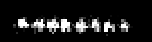
#> input picture test_image_grayscale.png, 152 x 42 px
$ jupyter execute 'Ion Image Processing.ipynb'   (shell and % lines are left out)
#> lines starting #> are read from the running program, lines starting #| are printed output that depends on the picture; after the words box and inside, x2 and y2 are one past the last pixel; in counts of white or black regions, pixels touching at a corner belong together
[cell 1]
import numpy as np
import cv2
import matplotlib.pyplot as plt
import matplotlib.gridspec as gridspec
import random

### Helper Functions

[cell 2]
### Windowing Algorithm
### make sure to be aware of the interchanging of y and x
def window_algorithm(img_sample,window_resolution = 1, threshold=0.5):
    """
    Scans the input picture and detects brightest regions which could be ions
    It performs the scanning through a rectangular filter whose stride can be modified using window_resolution input
    Returns ROI regions enclosed in rectangles

    Inputs:
    1. img_sample: openCV frame object (cv2.imread(src,0))
    2. window_resolution : stride of the moving rectangular filter
    3. threshold : threshold for the ratio area occupied by the bright pixels inside rectangle/area of the rectangle


    Outputs:
    img_copy: Copy of the image with marked rectangular ROI
    box_out : array of coordinates of rectangles corresponding to ROI (x,y)

    """
    _,img_thresh = cv2.threshold(img_sample,0,255,cv2.THRESH_BINARY+cv2.THRESH_OTSU)
    #img_sample = img_thresh
    img_copy = img_sample.copy()
    img_sample = img_thresh
    img_shape = img_sample.shape
    window_resolution = window_resolution# higher the resolution more sampling
    window_size = np.array([15,15]) #np.array([img_shape[0]/10,img_shape[1]/10]).astype(int) # size of the square/rect window
    start_coord, end_coord = np.array([0,0]), np.array([img_sample.shape[0],img_sample.shape[1]])
    active_coord = np.array([0,0]) #beginning of the operation
    i=0 # debug parameter
    area_window= window_size[0]*window_size[1] #area of the window box

    box_out = [] #list containing boxes
    while(active_coord[0]<end_coord[0]-window_size[0]):
        while (active_coord[1]<end_coord[1]-window_size[1]):
            middle_coord = [int(active_coord[0] + window_size[0]/2), int(active_coord[1]+window_size[1]/2)] #centroid of rect
            temp= (img_sample[middle_coord[0],middle_coord[1]] == 255).astype(int)
            if temp==1:
                #print('ggg')
                # region occupied by the spot
                white_region = np.argwhere(img_sample[active_coord[0]:active_coord[0] + window_size[0],\
                                                     active_coord[1]:active_coord[1] + window_size[1]] >200)
                # compare the spot size to the area
                if white_region.size/area_window > threshold:
                    #print('white_region_size',white_region.size)
                    #print(active_coord)
                    # mark the spot window
                    cv2.rectangle(img_copy, (active_coord[1],active_coord[0]),(active_coord[1]+window_size[1],active_coord[0] \
                                                                                 +window_size[0]),(255,0,0))
                    # append it to box_out
                    box_out.append([(active_coord[0],active_coord[1]),(active_coord[0]+window_size[0],active_coord[1] \
                                                                                 +window_size[1])])
            # update window horizontally
            active_coord[1] = active_coord[1] + int(window_size[1]/window_resolution)
            #print(i)
            i+=1

        # update window vertically
        active_coord[1] = start_coord[1]
        active_coord[0] = active_coord[0] + int(window_size[1]/window_resolution)


    return img_copy, box_out


### Looping Window Algorithm
## Adaptive window resolution
## Doesn't work well, can improve
def window_algorithm_two_boxes(img_sample, threshold=0.5):
    window_resolution_arr = np.arange(1,10,0.5)
    for window_resolution in window_resolution_arr:
        img_out,box_out = window_algorithm(img_sample,window_resolution = window_resolution, threshold=threshold)
        if len(box_out) >= 2:
            break
    return img_out,box_out,window_resolution


# Arrange the boxes
def box_arrange(box_out):
    """
    Inputs:
    Box_out : box_out output from window_algorithm function

    Outputs:

    xmax_arr, ymax_arr: array outputs corresponding to x,y coordinates of the rectangular borders
    xmax_avg, ymax_avg : average length and breadth of the rectangular borders
    """
    xmax_arr = []
    ymax_arr = []
    len_arr, breadth_arr = [],[]
    for (i,j),(k,l) in box_out:
        ymax_arr.append(int((i+k)/2))
        xmax_arr.append(int((j+l)/2))
        len_arr.append(np.abs(int(k-i)))
        breadth_arr.append(np.abs(int(l-j)))

    xmax_avg = np.mean(breadth_arr)
    ymax_avg = np.mean(len_arr)

    return xmax_arr,ymax_arr, xmax_avg, ymax_avg

# function to find masks in a certain ROI
def return_mask(img_crop,threshold=220, noOfPixels=15):
    #img must be ROI
    # noOfPixels denotes max no of pixels in the mask
    #mask_black = np.argwhere((img_crop<threshold))
    mask = np.zeros(img_crop.shape[:2], np.uint8)
    #mask[50:100, 0:170] = 255 #choose ROI y,x

    mask_white = np.argwhere((img_crop>threshold))[:noOfPixels]
    for i,j in mask_white:
        mask[i,j] = 255
        #plt.imshow(img_crop,cmap='gray')
        #plt.imshow(img_crop,cmap='gray')
    masked_img = cv2.bitwise_and(img_crop,img_crop,mask = mask)
    return mask_white, masked_img

# use xmax to set ROI
# yrange is fixed
def return_all_masks(img,xmax_arr,ymax_arr,threshold=220):
    """
    Takes in x,y coordinate arrays of the marked ions and returns masks

    @Inputs: xmax_arr, ymax_arr

    @Returns:

    ions_masks : numpy array of masks with each index corresponding to the ion number
    ions_masks_img: opencv frame object of each mask (only for debug/visualization purposes)


    """

    ylen = 15# y dimension of the mask
    yrange =np.array([np.mean(ymax_arr)-ylen/2,np.mean(ymax_arr)+ylen/2]).astype(int)#[15,40] # CHANGE LATER TO ADAPT TO the box_out window size
    xlen_half = int(np.mean(xmax_arr)/4) # average breadth of the boxes divided by 4
    ions_masks = [] #initialize masks
    ions_masks_img = []
    for x in xmax_arr:
        mask_temp,mask_img = return_mask(img[yrange[0]:yrange[1],x-xlen_half:x+xlen_half],threshold=threshold) #return masks for range [x-5,x+5]
        for i in range(0,mask_temp.shape[0]):
            mask_temp[i][1] += x #rescale x
            mask_temp[i][0] += yrange[0] #rescale y
        if mask_temp.size != 0:
            ions_masks.append(mask_temp) #append masks to list
            ions_masks_img.append(mask_img) #append mask image to list
    return ions_masks,ions_masks_img

### Main Function

#### Returns the masks in raw form

[cell 3]
def calib_mask_generate(img,threshold=0.5,window_resolution=1):
    """
    Generates masks from an input image

    Inputs:
    1. img : OpenCV frame(?) object (cv2.imread(src,0))

    Outputs:
    1. ions_masks: numpy array of all masks detected
    2. ions_masks_img : array of opencv frame of individual masks
    3. img_copy : Copy of image with the marked boxes (debug only)


    """
    # window algorithm to mark the ions
    img_copy, box_out = window_algorithm(img,window_resolution = window_resolution, threshold=threshold)

    # get the x,y coordinates of the centroids of the marked ions (box_out)
    xmax_arr, ymax_arr,_,_ = box_arrange(box_out)

    # return masks from these x,y
    ions_masks, ions_masks_img = return_all_masks(img,xmax_arr,ymax_arr)

    return ions_masks,ions_masks_img,img_copy

#### Order Masks

[cell 4]
def rearrange_masks(masks):
    """
    Rearranging the masks obtain from calib_masks_generate() as (x,y,ion_number)

    Input:
    1. masks : return object from calib_masks_generate

    Outputs:
    calib_sorted_arr: Sorted numpy array of the calibration masks in (x,y,ion number) format


    """
    ### Rearranging masks for thresholding
    ions_masks = np.array(masks)
    no_of_ions = ions_masks.shape[0]
    ions_masked_reshaped=np.array(ions_masks).reshape(no_of_ions,-1,2)
    ions_masked_reshaped_shape = ions_masked_reshaped.shape

    ions_masks_numbered = []
    for i in range(0,ions_masked_reshaped_shape[0]):
        for j in range(0,ions_masked_reshaped_shape[1]):
            temp= np.append(ions_masked_reshaped[i,j],i+1)
            ions_masks_numbered.append(tuple(temp))

    ### Create a structure array with x,y, ion_no

    calib_arr_dtype = [('y',int),('x',int),('ion_no',int)]
    st_calib_arr = np.array(ions_masks_numbered,dtype =calib_arr_dtype)

    calib_arr_sorted = np.sort(st_calib_arr,order ='y')
    calib_arr_sorted[1][0]

    return calib_arr_sorted

### Testing the function

[cell 5]
#load Image
src = 'test_image_grayscale.png' #'ions_test_image.jpg'
img = cv2.imread(src,0)
#> img is the input picture: shape (42, 152); min 0, max 255, mean 26.9
plt.imshow(img,cmap='gray')

[cell 6]
#Run calib_mask_generate
src = 'test_image_grayscale.png'#'ions_test_image.jpg'
img1 = cv2.imread(src,0)
masks,_,img_out = calib_mask_generate(img1,threshold=0.3,window_resolution=0.8)
#> in window_algorithm, `_,img_thresh = cv2.threshold(img_sample,0,255,cv2.THRESH_BINARY+cv2.TH..`:
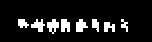
#> img_thresh: shape (42, 152); 10.7% white; 8 white regions, largest, box (x1, y1, x2, y2) and area: (47, 19, 59, 34) 108, (76, 19, 88, 32) 104, (31, 19, 45, 32) 102
#> after the loop in window_algorithm, `while(active_coord[0]<end_coord[0]-window_size[0]):`:
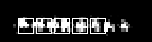
#> img_copy: shape (42, 152); 4.39% of pixels changed, all inside (x1, y1, x2, y2) = (18, 18, 106, 34)
#> after the loop in window_algorithm, `while(active_coord[0]<end_coord[0]-window_size[0]):`: active_coord = [36, 0]; box_out = [[(18, 18), (33, 33)], [(18, 36), (33, 51)], [(18, 54), (33, 69)], [(18, 72), (33, 87)], [(18, 90), (33, 105)]]; i = 16
#> the loop in box_arrange, `for (i,j),(k,l) in box_out:` made 5 passes
#> (j, l) on passes 1 to 5: (18, 33), (36, 51), (54, 69), (72, 87), (90, 105)
#> after the loop in box_arrange, `for (i,j),(k,l) in box_out:`: breadth_arr = [15, 15, 15, 15, 15]; xmax_arr = [25, 43, 61, 79, 97]; ymax_arr = [25, 25, 25, 25, 25]
#> in box_arrange, `xmax_avg = np.mean(breadth_arr)`: xmax_avg = 15
#> in calib_mask_generate, `xmax_arr, ymax_arr,_,_ = box_arrange(box_out)`: xmax_arr = [25, 43, 61, 79, 97]; ymax_arr = [25, 25, 25, 25, 25]
#> in return_all_masks, `yrange =np.array([np.mean(ymax_arr)-ylen/2,np.mean(ymax_arr)+ylen/2])...`: yrange = [17, 32]
#> in return_all_masks, `xlen_half = int(np.mean(xmax_arr)/4)`: xlen_half = 15
#> the loop in return_all_masks, `for x in xmax_arr:` made 5 passes
#> x on passes 1 to 5: 25, 43, 61, 79, 97
#> after the loop in return_all_masks, `for x in xmax_arr:`: ions_masks = 5 items
#> masks = 5 items
plt.imshow(img_out,cmap='gray')

#### Rearrange Masks

[cell 7]
rearrange_masks(masks)
#> after the loop in rearrange_masks, `for i in range(0,ions_masked_reshaped_shape[0]):`: ions_masks_numbered = 75 items, first 6: (19, 33, 1), (19, 34, 1), (19, 35, 1), (19, 36, 1), (19, 37, 1), (19, 38, 1)

### Save in Desired Format for Testbench

The following two functions save the calibration masks and the image pixel data in a certain format commanded by the verilog modules

The image pixels data is used as an input to the testbench verilog module. They are stored as 16 bit numbers in a line by line format. The coordinate of the pixel can be deciphered by looking at the '/' symbol. Each '/' symbol signifies a change in y (i.e, y-> y+1) and each new line corresponds to a change in x

The calibration  masks are stored at single array of 48 bit numbers (16 bit x, 16 bit y and 16 bit ion number)

[cell 8]
# save image in the desired format for testbench
def pix_save_testbench(src,filename='pix_data.txt'):
    '''
    src = input image path
    filename = output file path

    '''
    img = cv2.imread(src,0)
    with open(filename,'w') as fp:
        for i in range(0,img.shape[0]):
            fp.write('/\n')
            for j in range(0,img.shape[1]):
                fp.write(str(img[i,j])+'\n')
        fp.write('-\n')

[cell 9]
# write masks to file as 48 bit numbers
def save_calib_sorted_file(calib_arr_sorted,fname = 'calibration_sorted_coord.txt'):
    file_name = fname
    with open(file_name,"w") as fp:
        for i in range(0,len(calib_arr_sorted)):
            print(calib_arr_sorted[i])
            j,k,l = calib_arr_sorted[i]
            y_bin = f"{j+1:016b}" #sub 1 to y  to match the verilog convention
            x_bin = f"{k+1:016b}" # sub 1 to x
            ion_no = f"{l:016b}"
            fp.write(x_bin)
            fp.write(" ")
            fp.write(str(y_bin)+' ')
            fp.write(str(ion_no)+' ')

### Test

[cell 10]
src = 'test_image_grayscale.png'
image = cv2.imread(src,0)
## get the masks from the algorithm
masks1,mask_img,img_copy = calib_mask_generate(img=image,threshold=0.5,window_resolution=0.7)
#> call 2 of window_algorithm, with window_resolution = 0.7, threshold = 0.5
#> in window_algorithm (call 2), `window_size = np.array([15,15])`: window_size = [15, 15]
#> in window_algorithm (call 2), `active_coord = np.array([0,0])`: active_coord = [0, 0]
#> in window_algorithm (call 2), `area_window= window_size[0]*window_size[1]`: area_window = 225
#> the loop in window_algorithm (call 2), `while(active_coord[0]<end_coord[0]-window_size[0]):` made 2 passes
#> after the loop in window_algorithm (call 2), `while(active_coord[0]<end_coord[0]-window_size[0]):`:
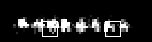
#> img_copy: shape (42, 152); 1.61% of pixels changed, all inside (x1, y1, x2, y2) = (42, 21, 121, 37)
#> after the loop in window_algorithm (call 2), `while(active_coord[0]<end_coord[0]-window_size[0]):`: active_coord = [42, 0]; box_out = [[(21, 42), (36, 57)], [(21, 105), (36, 120)]]; i = 14
#> the loop in box_arrange (call 2), `for (i,j),(k,l) in box_out:` made 2 passes
#> (i, j, k, l) on passes 1 to 2: (21, 42, 36, 57), (21, 105, 36, 120)
#> the loop in return_all_masks (call 2), `for x in xmax_arr:` made 2 passes
#> x on passes 1 to 2: 49, 112
#> masks1 = 2 items; mask_img = 2 items

## rearramge the masks acc to ion number
calib_arr_sorted = rearrange_masks(masks1)

## save the masks and the picel data
save_calib_sorted_file(calib_arr_sorted)
#> the loop in save_calib_sorted_file, `for i in range(0,len(calib_arr_sorted)):` made 30 passes
#> (j, k, l, y_bin, x_bin, ion_no) on passes 1 to 9: (20, 61, 1, '0000000000010101', '0000000000111110', '0000000000000001'), (20, 62, 1, '0000000000010101', '0000000000111111', '0000000000000001'), (20, 81, 1, '0000000000010101', '0000000001010010', '0000000000000001'), (20, 82, 1, '0000000000010101', '0000000001010011', '0000000000000001'), (20, 83, 1, '0000000000010101', '0000000001010100', '0000000000000001'), (20, 84, 1, '0000000000010101', '0000000001010101', '0000000000000001'), (20, 85, 1, '0000000000010101', '0000000001010110', '0000000000000001'), (20, 86, 1, '0000000000010101', '0000000001010111', '0000000000000001'), (20, 114, 2, '0000000000010101', '0000000001110011', '0000000000000010')
#| (20, 61, 1)
#| (20, 62, 1)
#| (20, 81, 1)
#| (20, 82, 1)
#| (20, 83, 1)
#| (20, 84, 1)
#| (20, 85, 1)
#| (20, 86, 1)
#> (further printed lines are left out)
pix_save_testbench(src)

### Testing for different Threshold

[cell 11]
threshold = np.arange(0,0.8,0.05)
#> threshold = [0, 0.05, 0.1, 0.15, 0.2, 0.25, 0.3, 0.35, 0.4, 0.45, 0.5, 0.55, 0.6, 0.65, 0.7, 0.75]
threshold = threshold.reshape(4,-1)
#> threshold = [[0, 0.05, 0.1, 0.15], [0.2, 0.25, 0.3, 0.35], [0.4, 0.45, 0.5, 0.55], [0.6, 0.65, 0.7, 0.75]]
row,col = threshold.shape
#> row = 4; col = 4
window_resolution = 1
src = 'test_image_grayscale.png'#'ions_test_image.jpg'
img = cv2.imread(src,0)
res = []
fig,ax = plt.subplots(row,col,figsize=(20,10))
no_of_ions = 8
accuracy = []
for i in range(0,row):
    for j in range(0,threshold.shape[1]):
        res=calib_mask_generate(img,threshold=threshold[i,j],window_resolution=window_resolution)
        ax[i,j].imshow(res[2],cmap='gray')
        title = 'threshold = ' + str(threshold[i,j])
        ax[i,j].set_title(title)
        accuracy.append(len(res[0])/no_of_ions)
#> this loop made 4 passes
#> pass 1, in calib_mask_generate (call 3), `img_copy, box_out = window_algorithm(img,window_resolution = window_re..`:
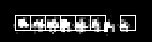
#> img_copy: shape (42, 152); min 0, max 255, mean 38.8
#> after the loop, accuracy = [0.875, 0.875, 0.875, 0.875, 0.875, 0.875, 0.875, 0.875, 0.75, 0.75, 0.75, 0.75, 0.75, 0.5, 0.5, 0.5]

#plt accuracy
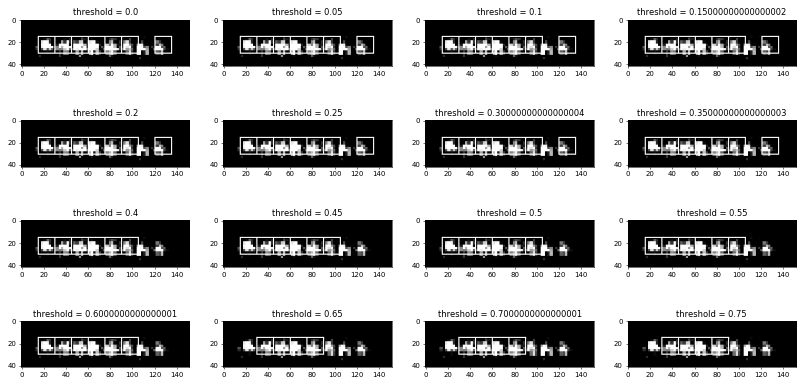
#> figure drawn by matplotlib, 16 panels

[cell 12]
plt.plot(np.arange(len(accuracy)),accuracy,'-o')
plt.title('Accuracy vs threshold ')
plt.xlabel('Threshold')
plt.ylabel('Accuracy')
plt.grid()
plt.show()
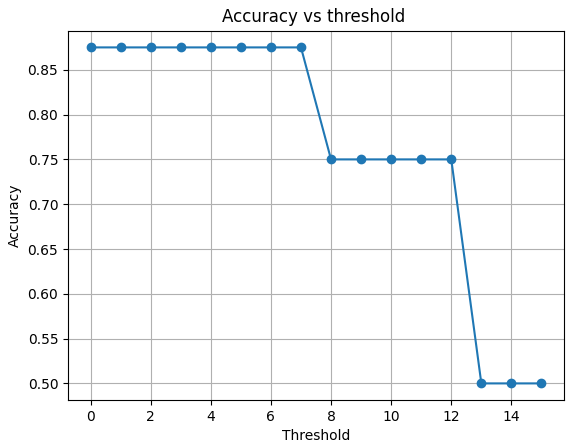
#> figure drawn by matplotlib, 1 panel; curve peaks at x = 0, y = 0.875

### Testing for different Window Steps

[cell 13]
window_resolution = np.arange(0.8,4.8,0.4)
#> window_resolution = [0.8, 1.2, 1.6, 2, 2.4, 2.8, 3.2, 3.6, 4, 4.4]
window_resolution = window_resolution.reshape(5,-1)
#> window_resolution = [[0.8, 1.2], [1.6, 2], [2.4, 2.8], [3.2, 3.6], [4, 4.4]]
threshold = 0.5
row,col = window_resolution.shape
#> row = 5; col = 2
src = 'test_image_grayscale.png'#'ions_test_image.jpg'
img = cv2.imread(src,0)
res = []
fig,ax = plt.subplots(row,col,figsize=(15,15))
no_of_ions = 8
accuracy = []
for i in range(0,row):
    for j in range(0,window_resolution.shape[1]):
        res=calib_mask_generate(img,threshold=threshold,window_resolution=window_resolution[i,j])
        ax[i,j].imshow(res[2],cmap='gray')
        title = 'window_resolution = ' + str(window_resolution[i,j])
        ax[i,j].set_title(title)
        if len(res[0])>8:
            accuracy.append(0)
            print(len(res[0]))
        else:
            print(len(res[0]))
            accuracy.append(len(res[0])/no_of_ions)
#> this loop made 5 passes
#> pass 1, in calib_mask_generate (call 20), `img_copy, box_out = window_algorithm(img,window_resolution = window_re..`:
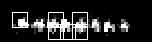
#> img_copy: shape (42, 152); min 0, max 255, mean 36.6
#> pass 3, in calib_mask_generate (call 23), `img_copy, box_out = window_algorithm(img,window_resolution = window_re..`:
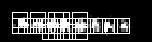
#> img_copy: shape (42, 152); min 0, max 255, mean 55.6
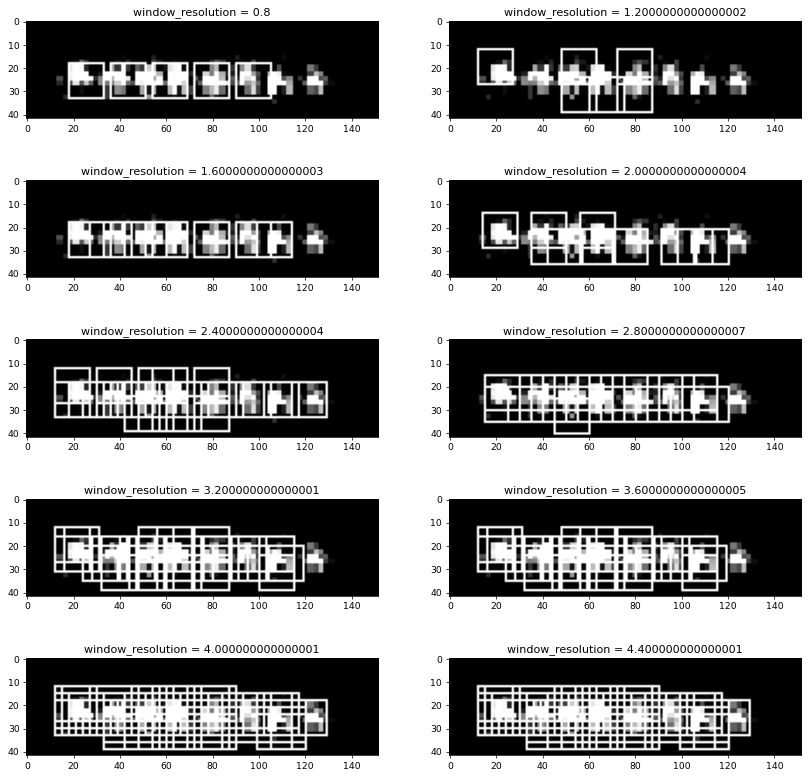
#> figure drawn by matplotlib, 10 panels

[cell 14]
plt.plot(np.arange(len(accuracy)),accuracy,'-o')
plt.title('Accuracy vs window_resolution ')
plt.xlabel('Wndow Resolution')
plt.ylabel('Accuracy')
plt.grid()
plt.show()
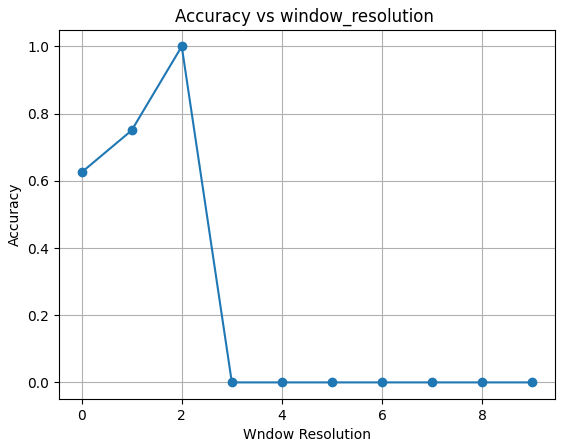
#> figure drawn by matplotlib, 1 panel; curve peaks at x = 2, y = 1
